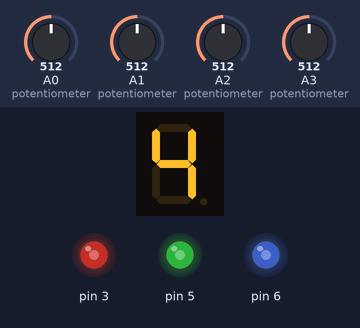
The sketch below on a simulated Arduino Uno, built with avr-gcc and run on an emulated ATmega328P. Shown: 1-digit seven-segment display, output pins drawn as LEDs (lit = HIGH). Wiring (from diagram.json): 1-digit 7-segment display, segments lit when HIGH: segments pin 7, pin 8, pin 9, pin 10, pin 11, pin 12, pin 13. The inputs (shaded band) are chosen by the test bench; at power-on: A1 (potentiometer) = 512, A2 (potentiometer) = 512, A3 (potentiometer) = 512, A0 (potentiometer) = 512. The segment pins are drawn as the display they are named for; pins used as bus, display or sensor lines are not drawn.

Above: at 1.2 s.
1.3 s: A1 (potentiometer) set to 716
At 2.1 s:
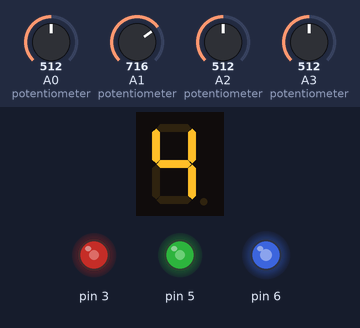
2.8 s: A2 (potentiometer) set to 716
At 3.3 s:
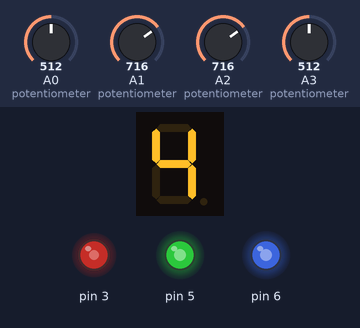
4.3 s: A3 (potentiometer) set to 716
At 5.5 s:
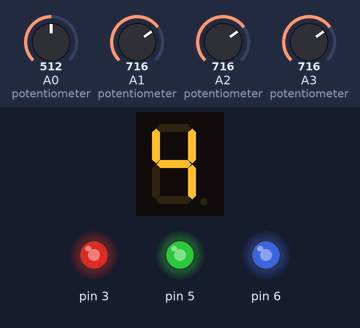
5.8 s: A1 (potentiometer) set to 992
At 6.7 s:
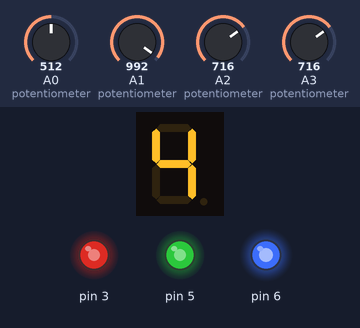
7.3 s: A2 (potentiometer) set to 992
At 7.9 s:
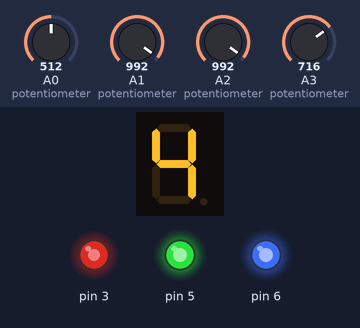
8.8 s: A3 (potentiometer) set to 992
At 10.2 s:
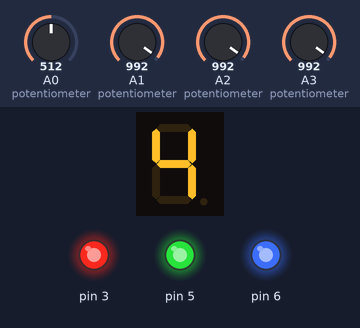
Timing chart, 0 to 11.3 s (numbered marks = the images above; inputs shaded):
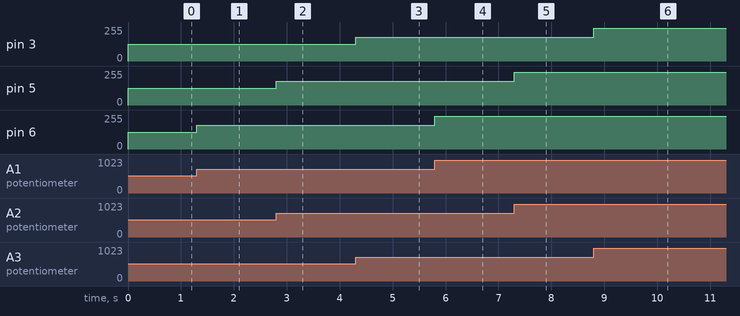

Measured:
- after the input at 1.3 s, pin 6: 127/255 → 178/255 at once
- after the input at 2.8 s, pin 5: 127/255 → 178/255 at once
- after the input at 4.3 s, pin 3: 127/255 → 178/255 at once
- after the input at 5.8 s, pin 6: 178/255 → 247/255 at once
- after the input at 7.3 s, pin 5: 178/255 → 247/255 at once
- after the input at 8.8 s, pin 3: 178/255 → 247/255 at once

The sketch:

sketch.ino
```cpp
#define ROW 10
#define COL 7

const int mapNumbers[ROW][COL] = {
  // A  B  C  D  E  F  G
  {1, 1, 1, 1, 1, 1, 0},
  {0, 1, 1, 0, 0, 0, 0},
  {1, 1, 0, 1, 1, 0, 1},
  {1, 1, 1, 1, 0, 0, 1},
  {0, 1, 1, 0, 0, 1, 1},
  {1, 0, 1, 1, 0, 1, 1},
  {1, 0, 1, 1, 1, 1, 1},
  {1, 1, 1, 0, 0, 0, 0},
  {1, 1, 1, 1, 1, 1, 1},
  {1, 1, 1, 1, 0, 1, 1},
};

void setup() {
  // put your setup code here, to run once:

  for (int i = 7; i < 14; i++) {
    pinMode(i, OUTPUT);
  }
  pinMode(6, OUTPUT);
  pinMode(5, OUTPUT);
  pinMode(3, OUTPUT);
}
void number(int num) {

  int matNumber[10][9] = {
  //       A  B  C  D  E  F  G
  /* 0*/  {1, 1, 1, 1, 1, 1, 0},
  /* 1*/  {0, 1, 1, 0, 0, 0, 0},
  /* 2*/  {1, 1, 0, 1, 1, 0, 1},
  /* 3*/  {1, 1, 1, 1, 0, 0, 1},
  /* 4*/  {0, 1, 1, 0, 0, 1, 1},
  /* 5*/  {1, 0, 1, 1, 0, 1, 1},
  /* 6*/  {1, 0, 1, 1, 1, 1, 1},
  /* 7*/  {1, 1, 1, 0, 0, 0, 0},
  /* 8*/  {1, 1, 1, 1, 1, 1, 1},
  /* 9*/  {1, 1, 1, 0, 0, 1, 1},
};


  for (int i = 7; i < 14; i++) {
    digitalWrite(i, matNumber[num][i - 7]);
  }


}


void loop() {

  int signal = analogRead(A0);
  int signal1 = analogRead(A1);
  int signal2 = analogRead(A2);
  int signal3 = analogRead(A3);

  int mapSig = map(signal, 0, 1023, 0, 9);
  int mapSig1 = map(signal1, 0, 1023, 0, 255);
  int mapSig2 = map(signal2, 0, 1023, 0, 255);
  int mapSig3 = map(signal3, 0, 1023, 0, 255);


  analogWrite(6,mapSig1);
  analogWrite(5,mapSig2);
  analogWrite(3,mapSig3);

 for (int i = 7; i < 14; i++) {
    digitalWrite(i, mapNumbers[mapSig][i - 7]);
  }


}
```
